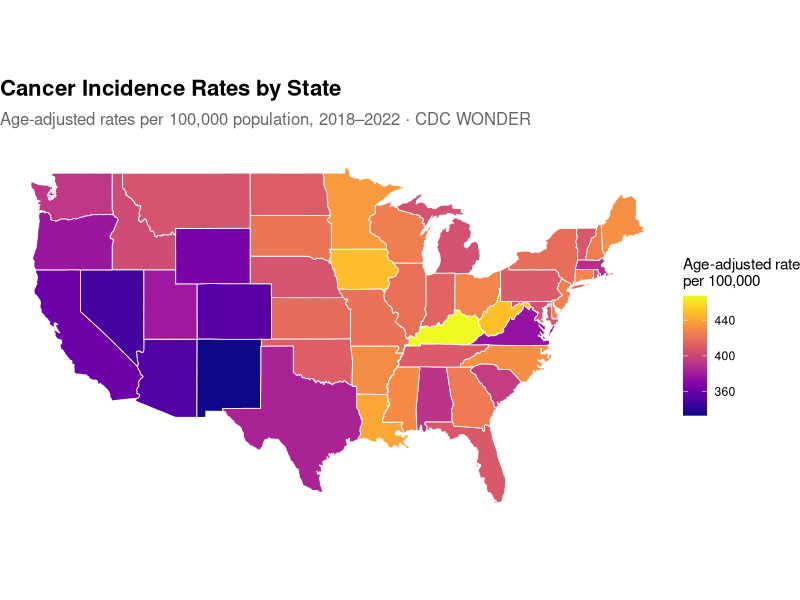
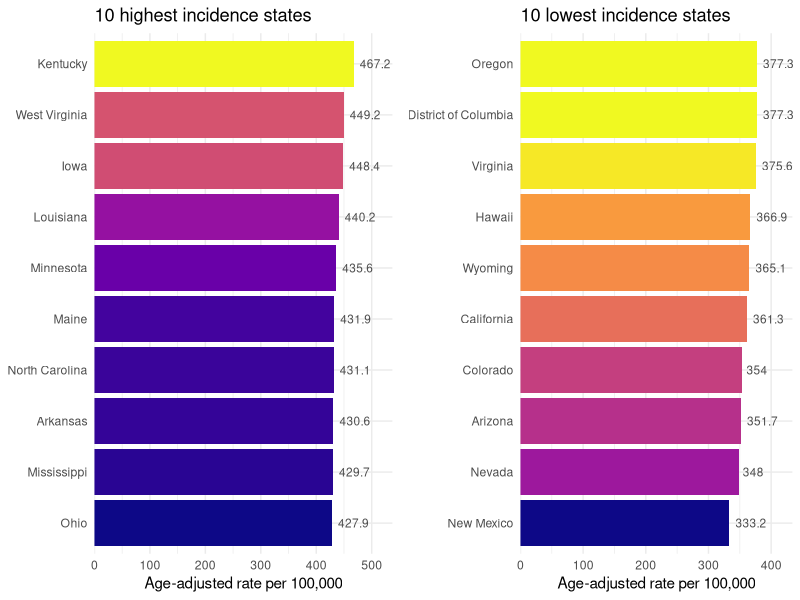

These figures' R source, in order:
## ---- chunk 1
knitr::opts_chunk$set(echo = TRUE, warning = FALSE, message = FALSE)
## ---- chunk 2
library(tidyverse)
library(maps)
library(viridis)
library(scales)
library(knitr)

raw <- read_tsv(
  "US Puerto Rico Cancer Statistics 1999-2022.tsv",
  col_types = cols(.default = "c"),
  na = c("", "NA", "Suppressed", "Missing", "Not Applicable")
)

cancer <- raw %>%
  filter(!is.na(States), States != "Total") %>%
  select(
    state      = States,
    count      = Count,
    population = Population,
    rate       = `Age-Adjusted Rate`
  ) %>%
  mutate(
    rate       = as.numeric(rate),
    count      = as.numeric(gsub(",", "", count)),
    population = as.numeric(gsub(",", "", population)),
    state_lower = tolower(state)
  ) %>%
  filter(!is.na(rate))

kable(
  head(cancer %>% select(state, count, population, rate), 10),
  caption = "Sample: cleaned CDC cancer incidence data (2018–2022)",
  col.names = c("State", "Case count", "Population", "Age-adjusted rate")
)
## ---- chunk 3
us_states <- map_data("state")

map_joined <- us_states %>%
  left_join(cancer, by = c("region" = "state_lower"))

ggplot(map_joined, aes(x = long, y = lat, group = group, fill = rate)) +
  geom_polygon(color = "white", linewidth = 0.3) +
  scale_fill_viridis(
    option = "plasma",
    name   = "Age-adjusted rate\nper 100,000",
    labels = comma
  ) +
  coord_fixed(1.3) +
  theme_void() +
  theme(
    plot.title    = element_text(size = 16, face = "bold", margin = margin(b = 8)),
    plot.subtitle = element_text(size = 12, color = "gray40", margin = margin(b = 16)),
    legend.position = "right"
  ) +
  labs(
    title    = "Cancer Incidence Rates by State",
    subtitle = "Age-adjusted rates per 100,000 population, 2018–2022 · CDC WONDER"
  )
## ---- chunk 4
library(gridExtra)

top10 <- cancer %>% slice_max(rate, n = 10) %>% mutate(state = fct_reorder(state, rate))
bot10 <- cancer %>% slice_min(rate, n = 10) %>% mutate(state = fct_reorder(state, rate))

p1 <- ggplot(top10, aes(x = state, y = rate, fill = rate)) +
  geom_col(show.legend = FALSE) +
  geom_text(aes(label = rate), hjust = -0.2, size = 3, color = "gray30") +
  scale_fill_viridis(option = "plasma") +
  scale_y_continuous(expand = expansion(mult = c(0, 0.15))) +
  coord_flip() +
  theme_minimal() +
  labs(title = "10 highest incidence states", x = NULL, y = "Age-adjusted rate per 100,000")

p2 <- ggplot(bot10, aes(x = state, y = rate, fill = rate)) +
  geom_col(show.legend = FALSE) +
  geom_text(aes(label = rate), hjust = -0.2, size = 3, color = "gray30") +
  scale_fill_viridis(option = "plasma") +
  scale_y_continuous(expand = expansion(mult = c(0, 0.15))) +
  coord_flip() +
  theme_minimal() +
  labs(title = "10 lowest incidence states", x = NULL, y = "Age-adjusted rate per 100,000")

grid.arrange(p1, p2, ncol = 2)
## ---- chunk 5
cancer %>%
  summarise(
    `Mean rate`       = round(mean(rate, na.rm = TRUE), 1),
    `Median rate`     = round(median(rate, na.rm = TRUE), 1),
    `Highest rate`    = round(max(rate, na.rm = TRUE), 1),
    `Lowest rate`     = round(min(rate, na.rm = TRUE), 1),
    `Std deviation`   = round(sd(rate, na.rm = TRUE), 1),
    `States included` = n()
  ) %>%
  kable(caption = "National summary — age-adjusted cancer incidence rates per 100,000 (2018–2022)")
## ---- chunk 6
highest_state <- cancer %>% slice_max(rate, n = 1) %>% pull(state)
lowest_state  <- cancer %>% slice_min(rate, n = 1) %>% pull(state)
highest_rate  <- cancer %>% slice_max(rate, n = 1) %>% pull(rate)
lowest_rate   <- cancer %>% slice_min(rate, n = 1) %>% pull(rate)
gap           <- round(highest_rate - lowest_rate, 1)
nat_mean      <- round(mean(cancer$rate), 1)

cat(glue::glue("
- **{highest_state}** had the highest age-adjusted incidence rate at **{highest_rate}** per 100,000
- **{lowest_state}** had the lowest at **{lowest_rate}** per 100,000  
- The gap between highest and lowest states was **{gap}** per 100,000, highlighting significant geographic disparity in cancer burden
- The national age-adjusted mean was **{nat_mean}** per 100,000
"))
